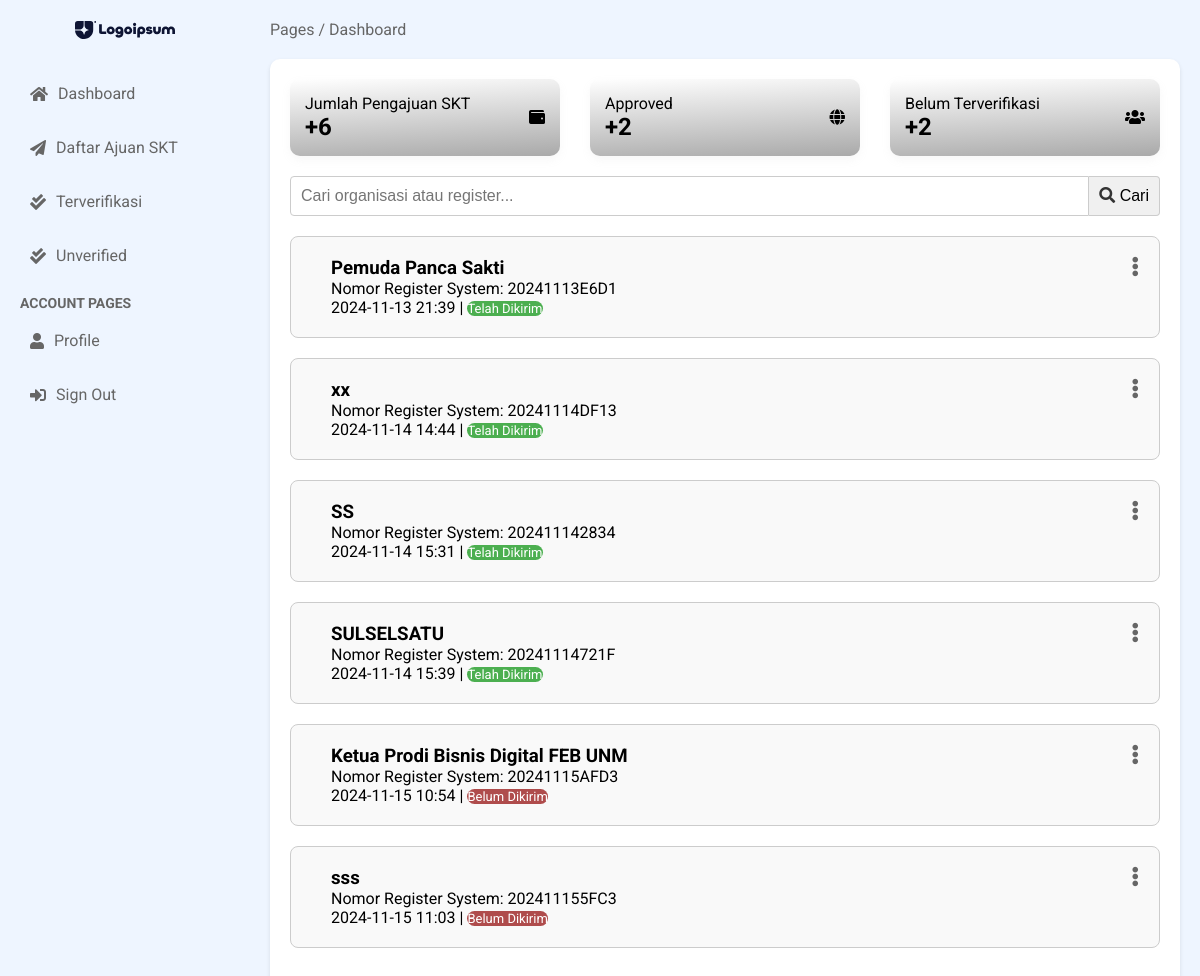
Page /dashboard/staff/ (signed in) on the earlier database version.
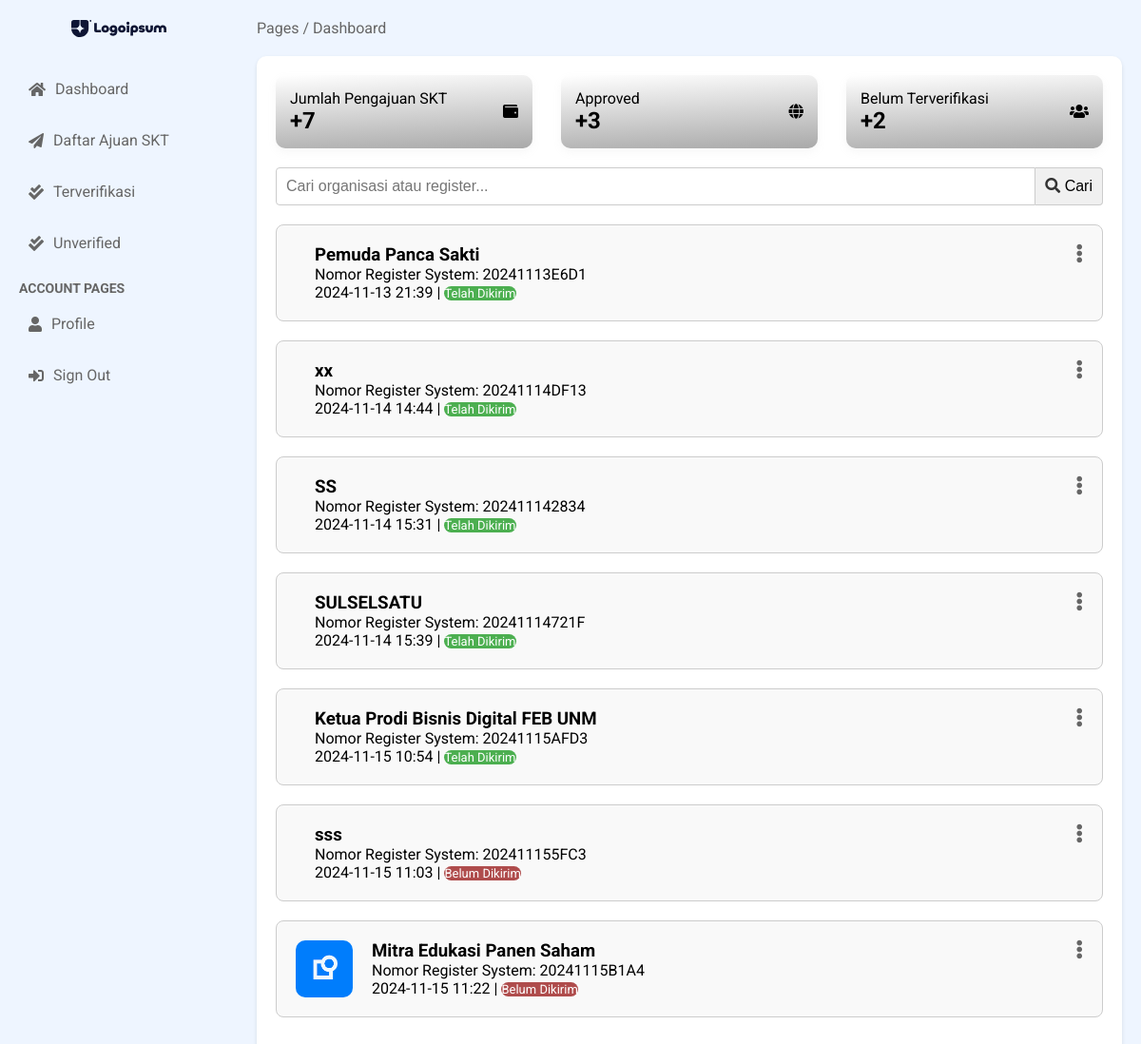
Same page on the later database version.
### modelform/models.py (models this page shows, shortened)
class Register(models.Model):
    id = models.UUIDField(primary_key=True, default=uuid.uuid4, editable=False)
    author = models.ForeignKey(User, on_delete=models.CASCADE, null=True, blank=True)
    nama_organisasi = models.CharField(max_length=255)
    register = models.CharField(max_length=10, unique=True, editable=False)
    created_at = models.DateTimeField(auto_now_add=True)
    logo = models.ImageField(upload_to=logo, blank=False, null=True, validators=[validate_file_size])
    is_completed = models.BooleanField(default=False)
    is_verified = models.BooleanField(default=False)  # Field untuk status verifikasi
    verified_at = models.DateTimeField(null=True, blank=True)  # Tanggal dan waktu verifikasi

### accounts/viewsStaff.py (the view)
# urls.py: path('dashboard/staff/', viewsStaff.staff, name='dashboard_staff'),
@user_passes_test(is_staff)
def staff(request):
    query = request.GET.get('q', '')  # Mengambil nilai dari parameter 'q' di URL
    results = Register.objects.filter()
    results_verified = Register.objects.filter(is_verified=True)
    total_pengajuan = results.count()
    total_verified = results_verified.count()
    unverified_completed_count = Register.objects.filter(is_completed=True, is_verified=False).count()
    if query:
        results = results.filter(
            Q(nama_organisasi__icontains=query) | Q(register__icontains=query)
        )
    context = {
        'results': results,
        'query': query,
        'total_pengajuan': total_pengajuan,
        'total_verified': total_verified,
        'unverified_completed_count': unverified_completed_count,
    }
    return render(request, 'dashboard/staff.html', context)

### accounts/context_processors.py (called while the page is built)
def versioned_static(request):
    version = 'v1.x'  # Increment this version number
    return {
        'STATIC_VERSION': version,
    }

### accounts/viewsStaff.py (called while the page is built)
def is_staff(user):
    return user.is_authenticated and user.is_staff

### templates/dashboard/staff.html (shortened to what this page needs)
{% extends 'dashboard/base.html' %}
{% load static %}
{% block content %}
<main class="main-content">
<header class="main-header">
    <div class="breadcrumb">
        <span>Pages / Dashboard</span>
    </div>
</header>
<section class="main-section">
    <div class="info-container">
        <div class="info-card">
            <div class="info-content">
                <p class="info-title">Jumlah Pengajuan SKT</p>
                <h2><span class="info-change positive">+{{ total_pengajuan }}</span></h2>
            </div>
            <div class="info-icon">
                <i class="fas fa-wallet"></i>
            </div>
        </div>
        <div class="info-card">
            <div class="info-content">
                <p class="info-title">Approved</p>
                <h2>+{{ total_verified }}</h2>
            </div>
            <div class="info-icon">
                <i class="fas fa-globe"></i>
            </div>
        </div>
        <div class="info-card">
            <div class="info-content">
                <p class="info-title">Belum Terverifikasi</p>
                <h2>+{{ unverified_completed_count }}</h2>
            </div>
            <div class="info-icon">
                <i class="fas fa-users"></i>
            </div>
        </div>
    </div>
<form method="GET" action="{% url 'dashboard_staff' %}" class="search-form">
  <input
      type="text"
      name="q"
      placeholder="Cari organisasi atau register..."
      value="{{ query }}"
      aria-label="Search"
  >
  <button type="submit" aria-label="Cari">
      <i class="fas fa-search"></i> Cari
  </button>
</form>
{% if results %}
<div class="categories-list-undangan">
  {% for register in results %}
  <div class="category-list-undangan">
    <img src="{{ register.logo.url }}" alt="">
    <div class="category-text">
      <h3>{{ register.nama_organisasi }}</h3>
      <p>Nomor Register System: {{ register.register }}</p>
      <p> {{ register.created_at|date:"Y-m-d H:i" }} |
        {% if register.is_completed %}
        <span class="status-approved">Telah Dikirim</span>
        {% else %}
        <span class="status-pending">Belum Dikirim</span>
        {% endif %}
      </p>
    </div>
    <div class="menu-list-undangan">
      <i class="fas fa-ellipsis-v menu-icon" onclick="toggleModal('modal{{ register.id }}')"></i>
    </div>
  </div>
{% endfor %}
{% else %}
<div class="message error"> No organisasi found.</div>
</div>
{% endif %}
</section>
</main>
</div>
{% endblock %}

Differences in the rows shown:
changed Register "Ketua Prodi Bisnis Digital FEB UNM": is_completed "Belum Dikirim" → "Telah Dikirim"
added Register: logo (picture), nama_organisasi "Mitra Edukasi Panen Saham", register "20241115B1A4", created_at "2024-11-15 11:22", is_completed "Belum Dikirim"
Other differences:
{{ total_pengajuan }}: "6" → "7"
{{ total_verified }}: "2" → "3"
